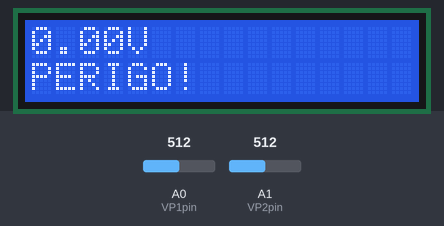
A sketch run on a simulated Arduino Uno, built with avr-gcc and run on an emulated ATmega328P. Parts: 16×2 character LCD. Inputs (shaded band) come from the test bench; at power-on: A0 (VP1pin) = 512, A1 (VP2pin) = 512.

Above: at 1.2 s.
1.3 s: A0 (VP1pin) set to 716
At 2.4 s:
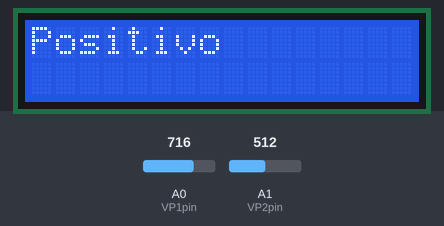
2.8 s: A1 (VP2pin) set to 900
At 3.5 s:
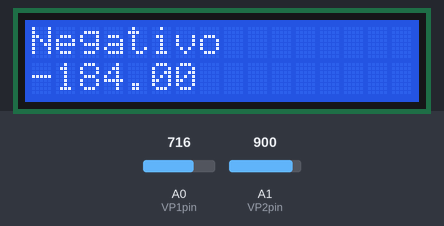
4.3 s: A1 (VP2pin) set to 1023
At 4.6 s:
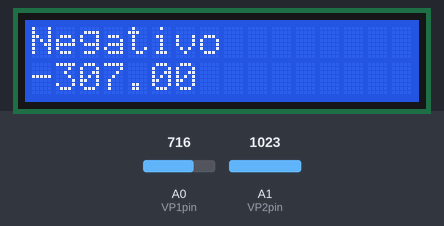
5.8 s: A0 (VP1pin) set to 900
At 7.0 s:
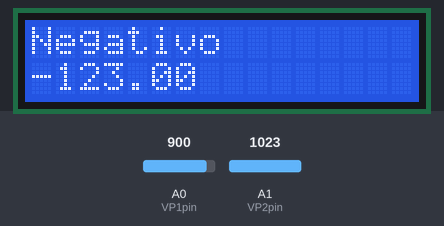
7.3 s: A0 (VP1pin) set to 1008
At 8.2 s:
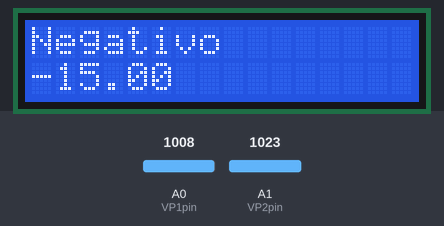
8.8 s: A0 (VP1pin) set to 1023
At 9.2 s:
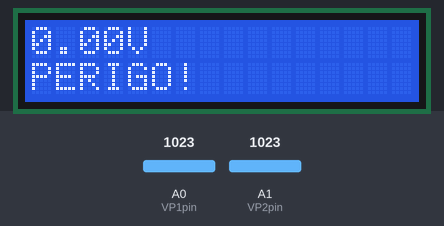
Timing chart, 0 to 11.3 s (numbered marks = the images above; inputs shaded):
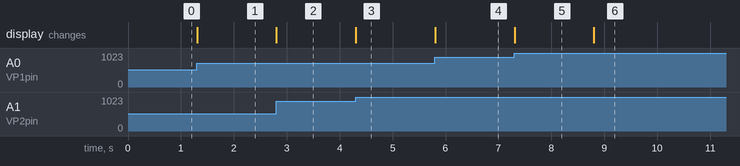

The sketch:

03_Arduino_LCD_Leitura_Analogica.ino
```cpp
//
//Aluno: João Victor Xavier Jorge
//Matricula: 17717-2
//Turma: 2J
//TESTE T3 09DEZ20
//

/*

  PRIMEIRO PASSO:
  Incluir as bibliotecas necessárias
  neste caso será necessaria apenas a inclusão
  da biblioteca do LCD

*/


#include <LiquidCrystal.h>


/*

  SEGUNDO PASSO:
  Declarar a variáveis que serão utilizadas durante
  a execução do programa
  São elas:
  VP1pin e VP2pin para armazenar as portas onde
  os potenciômetros foram ligados -> A0 = 0 e A1=1

  *A variáveis do tipo ponto flutuante (float) VP1 e VP2
  servirão para armazenar o valor de leitura dos potenciômetros

  *A variavel 'subtracao' servira para
  armazenar o resultado da diferença
  entre os valora de VP1 e VP2

*/

const int VP1pin = 0;
const int VP2pin = 1;
float VP1 = 0.0;
float VP2 = 0.0;
float subtracao = 0.0;

//TERCEIRO PASSO: Declarar os pinos utilizados para ligar o LCD
//A ordem é a seguinte:
//LiquidCrystal lcd(rs, e, d4, d5, d6, d7);

LiquidCrystal lcd(12, 11, 5, 4, 3, 2);

void setup() {


  //O comando abaixo é utilizado para inicializar
  //o LCD informando o tamanho de linhas
  //e colunas do componente

  lcd.begin(16, 2);
}

void loop() {
  /*

  Abaixo foi definido para que as variáveis VP1 e VP2
  armazenem a leitura de seus respectivos pinos

  */
  VP1 = analogRead(VP1pin);
  VP2 = analogRead(VP2pin);

  /*

  Agora será salvo estes valores na memória do arduino e
  podemos dizer para que ele subtraia esses valores e
  armazene na variável subtração

  */

  subtracao = VP1-VP2;

  /*

  O comando 'lcd.setCursor(0,0)' serve para que informemos onde o
  LCD deve começar a escrever, sendo o primeiro numero a coluna
  no nosso caso pode ir de 0 a 15 e linhas (de 0 a 1)

  *ATENÇÃO: esse comando vai variar de acordo com o tamanho do LCD*

  */

  lcd.setCursor(0, 0);

  //Nas linhas de código abaixo ocorre a declaração das condições do programa

  if (subtracao > 0){          /* SE (valor subtraido MAIOR QUE 0) FAÇA */

  	lcd.print("Positivo    "); // lcd.print() irá imprimir a palavra 'Positivo'
    lcd.setCursor(0,1);        //Definir o cursor para a linha abaixo
    lcd.print("            "); //Esta linha servirá para 'apagar' a linha caso tenha algo escrito previamente

  }else if (subtracao < 0){    /* SE ENTÃO (valor subtraido MENOR QUE 0) FAÇA */

  	lcd.print("Negativo    "); // lcd.print() irá imprimir a palavra 'Negativo'
    lcd.setCursor(0,1);        //Definir o cursor para a linha abaixo
    lcd.print(subtracao);      // lcd.print() irá imprimir o valor da subtração
    lcd.print("    ");         //Esta linha servirá para 'apagar' a linha caso tenha algo escrito previamente

  }else{                       /* SENÃO FAÇA <-Essa condição será apenas comprida se nenhuma das duas anteriores for atendida */

  	lcd.print(subtracao);      // lcd.print() irá imprimir o valor da subtração
    lcd.print("V   ");         // lcd.print() irá imprimir a letra 'V' para definir a unidade de medida para tensão
    lcd.setCursor(0,1);        //Definir o cursor para a linha abaixo
    lcd.print("PERIGO!");      // lcd.print() irá imprimir 'PERIGO!' na linha inferior do LCD
  }
}
```

Measured:
- the behaviour switches between 1022 and 1023 on A0 (VP1pin) (found by bisection; images 5 and 6)
- after the input at 1.3 s, the display: changes at once (image 1)
- after the input at 2.8 s, the display: changes at once (image 2)
- after the input at 4.3 s, the display: changes at once (image 3)
- after the input at 5.8 s, the display: changes at once (image 4)
- after the input at 7.3 s, the display: changes at once (image 5)
- after the input at 8.8 s, the display: changes at once (image 6)
